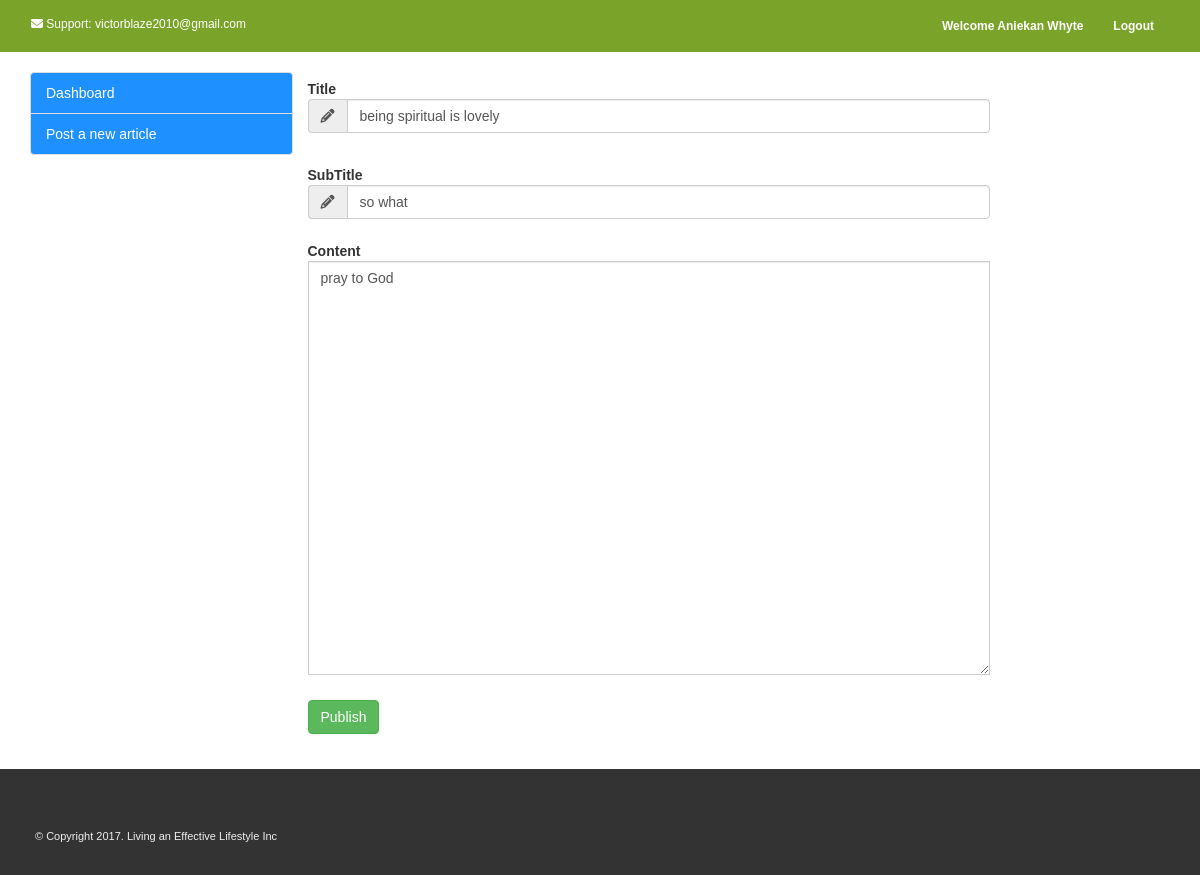
Page /update-post-items.php?article=being spiritual is lovely (signed in) on the committed database.
### tables this page shows
CREATE TABLE IF NOT EXISTS `posts` (
  `id` int(11) NOT NULL AUTO_INCREMENT,
  `page_id` int(11) NOT NULL,
  `title` varchar(250) NOT NULL,
  `subtitle` varchar(250) NOT NULL,
  `content` varchar(40000) NOT NULL,
  `image` varchar(250) NOT NULL,
  `date` text NOT NULL,
  PRIMARY KEY (`id`)
);

### update-post-items.php (the view, shortened to what this page needs)
<?php
$user_email = $_SESSION['email'];
?>
<?php
include("includes/connection.php");
$sql2 = "SELECT fullname FROM admin WHERE email = '$user_email'";
$query2 = mysqli_query($con, $sql2);
$row2 = mysqli_fetch_assoc($query2);
if(isset($_GET['article'])) {
 $article_title = $_GET['article'];
 $fetch_article = "SELECT * FROM posts WHERE title = '$article_title'";
 $fetch_query = mysqli_query($con, $fetch_article);
 $items = mysqli_fetch_assoc($fetch_query);
}
?>
<!DOCTYPE html>
<html lang="en">
	<head>
		 <link rel="stylesheet" href="./css/bootstrap.min.css">
		<link rel="stylesheet" href="./css/custom.css">
	</head>
	<body>
	<nav class="navbar navbar-new navbar" role="navigation">
    <div class="container-fluid">
		<p class="navbar-text"><span><i class="fa fa-envelope" aria-hidden="true"></i>  Support: victorblaze2010@gmail.com</span></p>
        <div class="collapse navbar-collapse navbar-right" id="navbar1">
            <ul class="nav navbar-nav">
                <li class=""><a href="#"><?php echo "Welcome " . $row2['fullname']; ?></a></li>
				<li class=""><a href="logout.php">Logout</a></li>
            </ul>
        </div>
    </div>
</nav>
<div class="container" style="margin-top:20px; margin-bottom:20px">
<div class="row">
<div class="col-lg-3 sidebar">
<ul class="list-group">
    <li class="list-group-item"><a href="dashboard.php">Dashboard</a></li>
   <li class="list-group-item"><a href="blog-post.php">Post a new article</a></li>
</ul>
</div>
<div class="col-lg-7">
<form class="form-horizontal" method="post" action="" enctype="multipart/form-data">
						<div class="form-group">
							<label class="cols-sm-2 control-label">Title</label>
							<div class="cols-sm-10">
								<div class="input-group">
									<span class="input-group-addon"><i class="fa fa-pencil" aria-hidden="true"></i></span>
									<input type="text" class="form-control"
									name="title" value="<?php echo $items['title'];?>" required/>
                                </div>
							</div>
						</div>
						<div class="form-group">
							<label class="cols-sm-2 control-label">SubTitle</label>
							<div class="cols-sm-10">
								<div class="input-group">
									<span class="input-group-addon"><i class="fa fa-pencil" aria-hidden="true"></i></span>
									<input type="text" class="form-control" name="subtitle"
									value="<?php echo $items['subtitle'];?>" placeholder="optional"/>
                                </div>
							</div>
						</div>
                        <div class="form-group">
							<label  class="cols-sm-2 control-label">Content</label>
							<div class="cols-sm-10">
								<div class="input-group">
							<textarea rows="20" cols="100" class="form-control"
							name="content" required><?php echo $items['content'];?></textarea>
                                </div>
							</div>
						</div>
                      <div class="form-group ">
					<button class="btn btn-success" type="submit" name="update">Publish</button>
						</div>
					</form>
</div>
</div>
</div>
<footer>
<div class="container">
<div class="row" style="margin-top: 40px;">
<div class="col-sm-6">
<p class="copyright">&copy; Copyright 2017. Living an Effective Lifestyle Inc</p>
</div>
</div>
</div>
</footer>
</body>
</html>

### css/custom.css (style rules this page uses)
body { margin: 0; padding: 0; background: #fff; font-family: arial, verdana, sans-serif; }
.navbar { border-radius: 0; }
.navbar-new { background-color: #7aa329; font-size: 12px; }
.navbar-new .navbar-nav > li > a { color: #FFF; font-weight: bold; }
.navbar-new .navbar-text { color: #FFF; }
footer { color:#eee; background: #333; padding: 20px; font-size: 11px; }
.copyright { text-align: left; }
.sidebar .list-group .list-group-item { background-color: #1e90ff; }
.sidebar .list-group .list-group-item a { text-decoration:none; color: #fff; font-size: 14px; }

### rows in the picture
posts: title "being spiritual is lovely", subtitle "so what", content "pray to God"

### other values in the picture
$row2['fullname'] "Aniekan Whyte"
